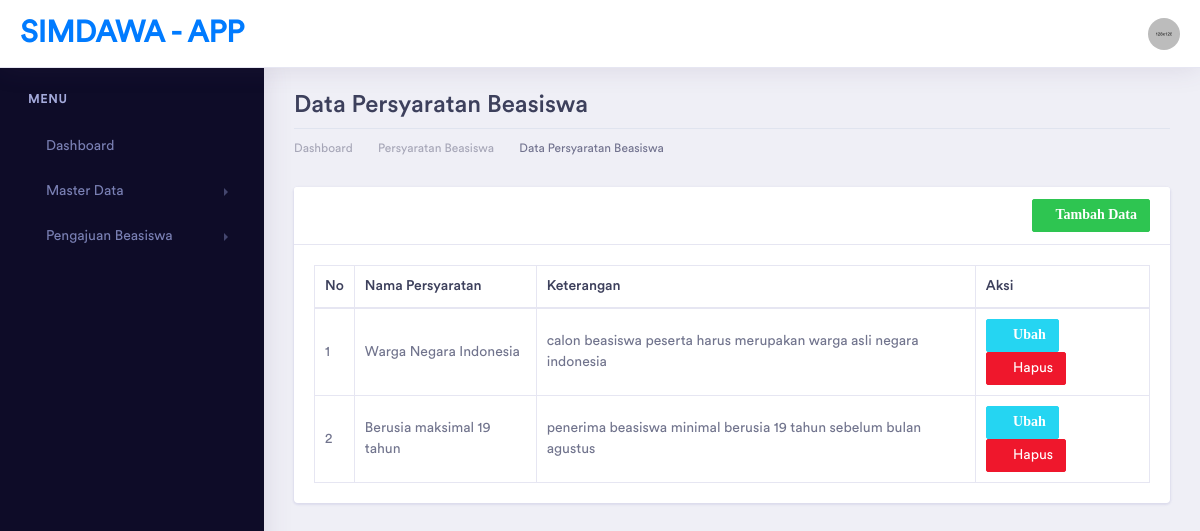
The app's page /index.php/persyaratan, older data.
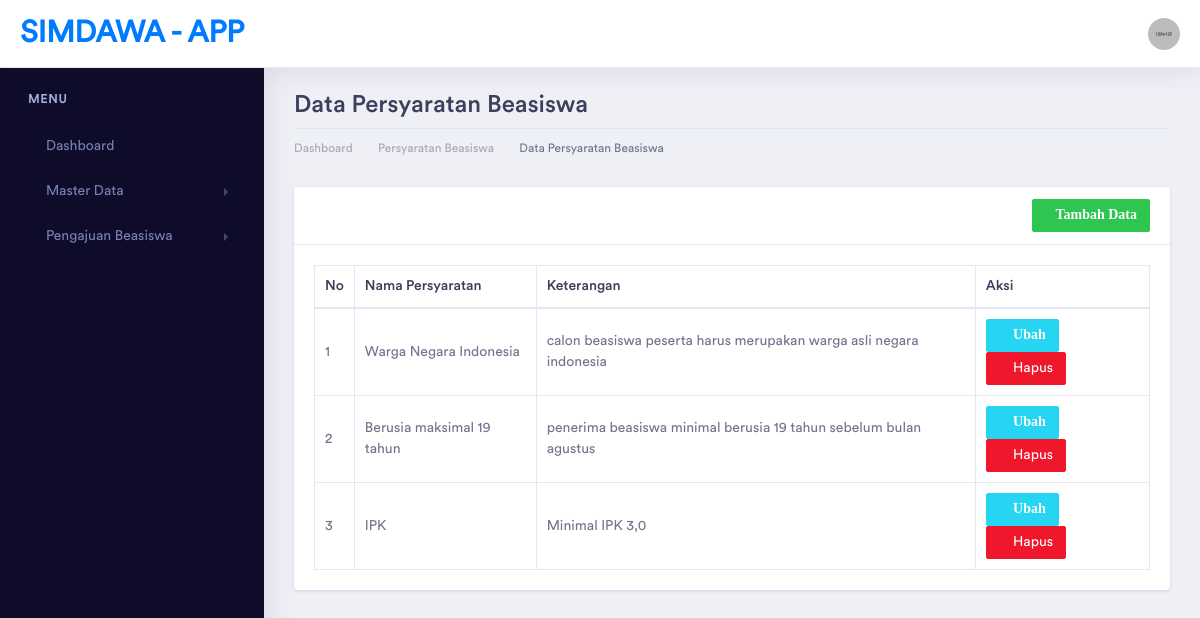
The same page, newer data.
### tables this page shows
CREATE TABLE `persyaratan` (
  `id` int(11) NOT NULL,
  `nama_persyaratan` varchar(100) DEFAULT NULL,
  `keterangan` varchar(100) DEFAULT NULL
);

### application/controllers/Persyaratan.php (called while the page is built, shortened)
<?php
class Persyaratan extends CI_Controller
{
    function __construct()
    {
        $this->load->model('PersyaratanModel');
    }
    public function index()
    {
        $data['title'] = "Dashboard | SIMDAWA-APP";
        $data['persyaratan'] = $this->PersyaratanModel->get_persyaratan();
        $this->load->view('template/header', $data);
        $this->load->view('template/sidebar');
        $this->load->view('persyaratan/persyaratan_read', $data);
        $this->load->view('template/footer');
    }
}

### index.php (called while the page is built, shortened)
<?php
require_once BASEPATH.'core/CodeIgniter.php';

### application/models/PersyaratanModel.php (called while the page is built, shortened)
<?php
class PersyaratanModel extends CI_Model
{
    private $tabel = "persyaratan";
    public function get_persyaratan()
    {
        return $this->db->get($this->tabel)->result();
    }
}

### application/views/persyaratan/persyaratan_read.php (the view, shortened to what this page needs)
<div class="dashboard-wrapper">
    <div class="container-fluid dashboard-content">
        <div class="row">
            <div class="col-xl-12 col-lg-12 col-md-12 col-sm-12 col-12">
                <div class="page-header">
                    <h2 class="pageheader-title">Data Persyaratan Beasiswa </h2>
                    <div class="page-breadcrumb">
                        <nav aria-label="breadcrumb">
                            <ol class="breadcrumb">
                                <li class="breadcrumb-item"><a href="<?= base_url('home') ?>" class="breadcrumb-link">Dashboard</a></li>
                                <li class="breadcrumb-item"><a href="<?= base_url('persyaratan') ?>" class="breadcrumb-link">Persyaratan Beasiswa</a></li>
                                <li class="breadcrumb-item active" aria-current="page">Data Persyaratan Beasiswa</li>
                            </ol>
                        </nav>
                    </div>
                </div>
            </div>
        </div>
        <div class="row">
            <div class="col-xl-12 col-lg-12 col-md-12 col-sm-12 col-12">
                <div class="card">
                    <div class="card-header">
                        <a href="<?= base_url('persyaratan/tambah') ?>" class="btn btn-sm btn-success float-right"><i class="fas fa-plus">Tambah Data</i></a>
                    </div>
                    <div class="card-body">
                        <table class="table table-bordered" id="mytabel">
                            <thead>
                                <tr>
                                    <th>No</th>
                                    <th>Nama Persyaratan</th>
                                    <th>Keterangan</th>
                                    <th>Aksi</th>
                                </tr>
                            </thead>
                            <tbody>
                                <?php $no = 1;
                                foreach ($persyaratan as $a) {
                                ?>
                                    <tr>
                                        <td><?= $no++ ?></td>
                                        <td><?= $a->nama_persyaratan ?></td>
                                        <td><?= $a->keterangan ?></td>
                                        <td>
                                            <a href="<?= base_url('persyaratan/ubah/' . $a->id) ?>" class="btn btn-sm btn-info"><i class="fas fa-edit"> Ubah</i></a>
                                            <a href="<?= base_url('persyaratan/hapus/' . $a->id) ?> " class="btn btn-sm btn-danger" onclick="return confirm('Ingin hapus data ini?')"><i class="fas fa-trash"></i> Hapus</a>
                                        </td>
                                    </tr>
                                <?php
                                }
                                ?>
                            </tbody>
                        </table>
                    </div>
                </div>
            </div>
        </div>
    </div>
</div>

Row changes from the older to the newer data that the page shows:
added persyaratan: nama_persyaratan "IPK", keterangan "Minimal IPK 3,0"
